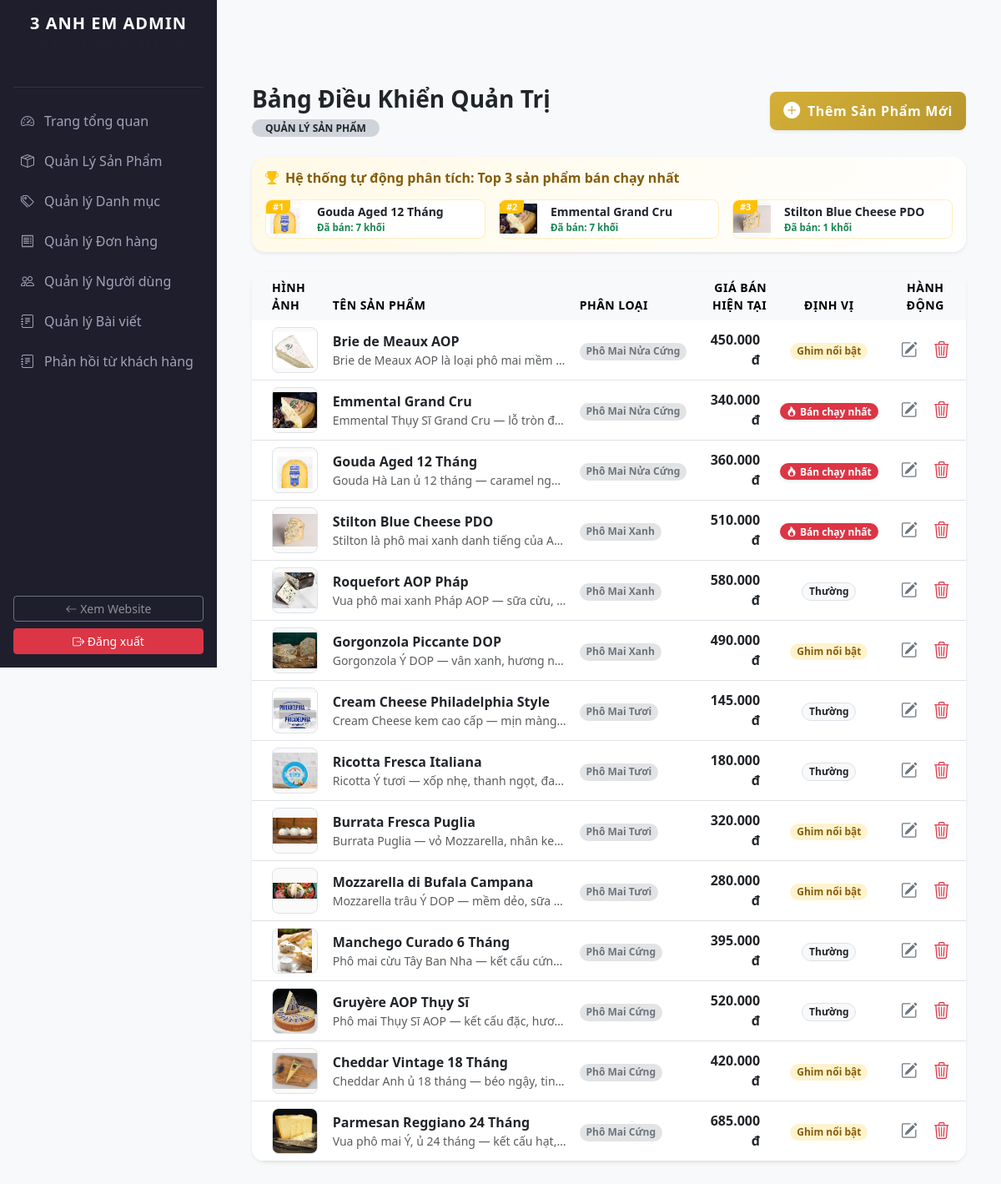
The page /phomai3anhem/admin/admin-products.php on the database its author committed.
### tables this page shows
CREATE TABLE `products` (
  `id` int(10) UNSIGNED NOT NULL,
  `category_id` int(10) UNSIGNED NOT NULL,
  `name` varchar(200) NOT NULL,
  `slug` varchar(220) NOT NULL,
  `description` text DEFAULT NULL,
  `short_desc` varchar(300) DEFAULT NULL,
  `price` decimal(12,0) NOT NULL,
  `sale_price` decimal(10,2) DEFAULT NULL,
  `original_price` decimal(12,0) DEFAULT NULL,
  `stock` int(10) UNSIGNED NOT NULL DEFAULT 0,
  `weight_gram` int(10) UNSIGNED DEFAULT NULL,
  `origin` varchar(100) DEFAULT NULL,
  `image` varchar(255) DEFAULT NULL,
  `is_featured` tinyint(1) NOT NULL DEFAULT 0,
  `is_on_sale` tinyint(1) DEFAULT 0,
  `is_active` tinyint(1) NOT NULL DEFAULT 1,
  `created_at` datetime NOT NULL DEFAULT current_timestamp(),
  `updated_at` datetime NOT NULL DEFAULT current_timestamp() ON UPDATE current_timestamp()
);

CREATE TABLE `categories` (
  `id` int(10) UNSIGNED NOT NULL,
  `name` varchar(100) NOT NULL,
  `slug` varchar(120) NOT NULL,
  `description` text DEFAULT NULL,
  `icon` varchar(50) DEFAULT NULL,
  `created_at` datetime NOT NULL DEFAULT current_timestamp()
);

### phomai3anhem/admin/admin-products.php (the view, shortened to what this page needs)
<?php
include_once '../config/db.php';
include_once 'includes/header.php';
$stmt_top3 = $pdo->query("SELECT od.product_id, SUM(od.quantity) as total_sold, p.name, p.image, p.price
                          FROM order_details od
                          JOIN products p ON od.product_id = p.id
                          GROUP BY od.product_id
                          ORDER BY total_sold DESC
                          LIMIT 3");
$top_selling_products = $stmt_top3->fetchAll();
$top3_ids = array_column($top_selling_products, 'product_id');
$stmt_prods = $pdo->query("SELECT p.*, c.name AS category_name FROM products p
                           LEFT JOIN categories c ON p.category_id = c.id
                           ORDER BY p.id DESC");
$products = $stmt_prods->fetchAll();
?>
<div class="container my-5 pt-4">
    <div class="d-flex flex-column flex-md-row justify-content-between align-items-md-center gap-3 mb-4">
        <div>
            <h3 class="fw-bold text-dark mb-1">Bảng Điều Khiển Quản Trị</h3>
            <span class="badge bg-dark-subtle text-dark rounded-pill px-3 py-1.5 small text-uppercase">Quản lý sản phẩm</span>
        </div>
        <div class="d-flex align-items-center gap-2">
            <button class="btn btn-gold d-flex align-items-center fw-bold shadow-sm px-3 py-2 rounded-3 text-white btn-transition" onclick="openAddModal()">
                <i class="bi bi-plus-circle-fill me-2 fs-5"></i>Thêm Sản Phẩm Mới
            </button>
        </div>
    </div>
    <div class="row g-3 mb-4">
        <div class="col-12">
            <div class="card border-0 shadow-sm rounded-4 p-3" style="background: linear-gradient(135deg, #FFF9E6 0%, #FFFFFF 100%);">
                <h6 class="fw-bold text-warning-dark mb-3"><i class="bi bi-trophy-fill me-2 text-warning"></i>Hệ thống tự động phân tích: Top 3 sản phẩm bán chạy nhất</h6>
                <div class="row g-3">
                    <?php if (!empty($top_selling_products)): ?>
                        <?php $rank = 1; foreach ($top_selling_products as $top_p): ?>
                            <div class="col-12 col-md-4">
                                <div class="d-flex align-items-center gap-3 bg-white p-2.5 rounded-3 border border-warning-subtle position-relative overflow-hidden">
                                    <div class="position-absolute top-0 start-0 bg-warning text-white fw-bold px-2 py-0.5 rounded-br" style="font-size: 11px; border-bottom-right-radius: 8px;">
                                        #<?= $rank++ ?>
                                    </div>
                                    <img src="../assets/img/<?= !empty($top_p['image']) ? $top_p['image'] : 'default.jpg'; ?>" class="rounded" style="width: 45px; height: 45px; object-fit: contain; background: #fafafa;">
                                    <div class="overflow-hidden" style="flex: 1;">
                                        <div class="fw-bold text-dark text-truncate small mb-0"><?= htmlspecialchars($top_p['name']) ?></div>
                                        <small class="text-success d-block fw-semibold" style="font-size: 11.5px;">Đã bán: <?= $top_p['total_sold'] ?> khối</small>
                                    </div>
                                </div>
                            </div>
                        <?php endforeach; ?>
                    <?php else: ?>
                        <div class="col-12 text-muted small ps-3">Chưa có dữ liệu đơn hàng mua sản phẩm để phân tích.</div>
                    <?php endif; ?>
                </div>
            </div>
        </div>
    </div>
    <div class="card border-0 shadow-sm rounded-4 overflow-hidden bg-white">
        <div class="table-responsive">
            <table class="table table-hover align-middle mb-0">
                <thead class="table-light text-secondary small text-uppercase" style="letter-spacing: 0.5px;">
                    <tr>
                        <th class="border-0 ps-4" style="width: 100px;">Hình ảnh</th>
                        <th class="border-0">Tên Sản Phẩm</th>
                        <th class="border-0">Phân Loại</th>
                        <th class="border-0 text-end" style="width: 180px;">Giá Bán hiện tại</th>
                        <th class="border-0 text-center">Định Vị</th>
                        <th class="border-0 text-center" style="width: 140px;">Hành động</th>
                    </tr>
                </thead>
                <tbody>
                    <?php if (count($products) > 0): ?>
                        <?php foreach ($products as $prod): ?>
                            <tr>
                                <td class="ps-4">
                                    <img src="../assets/img/<?= !empty($prod['image']) ? $prod['image'] : 'default.jpg'; ?>"
                                         class="rounded-3 border" style="width: 55px; height: 55px; object-fit: contain; background: #fafafa;" alt="<?= htmlspecialchars($prod['name']); ?>">
                                </td>
                                <td>
                                    <div class="fw-bold text-dark mb-0"><?= htmlspecialchars($prod['name']); ?></div>
                                    <small class="text-muted d-block text-truncate" style="max-width: 280px;"><?= htmlspecialchars($prod['short_desc'] ?? 'Chưa cấu hình mô tả cụ thể...'); ?></small>
                                </td>
                                <td>
                                    <span class="badge bg-secondary-subtle text-secondary rounded-pill px-2.5 py-1.5 small">
                                        <?= htmlspecialchars($prod['category_name'] ?? 'Mặc định'); ?>
                                    </span>
                                </td>
                                <td class="text-end pe-3">
                                    <?php if (isset($prod['is_on_sale']) && $prod['is_on_sale'] == 1 && !empty($prod['sale_price'])): ?>
                                        <div class="fw-bold text-danger fs-6"><?= number_format($prod['sale_price'], 0, ',', '.'); ?> đ</div>
                                        <small class="text-muted text-decoration-line-through" style="font-size: 12px;"><?= number_format($prod['price'], 0, ',', '.'); ?> đ</small>
                                    <?php else: ?>
                                        <div class="fw-bold text-dark fs-6"><?= number_format($prod['price'], 0, ',', '.'); ?> đ</div>
                                    <?php endif; ?>
                                </td>
                                <td class="text-center">
                                    <?php if (isset($prod['is_on_sale']) && $prod['is_on_sale'] == 1): ?>
                                        <span class="badge bg-danger text-white rounded-pill px-2.5 py-1 small fw-bold shadow-sm animate-pulse"><i class="bi bi-tag-fill me-1"></i>Khuyến mãi</span>
                                    <?php elseif (in_array($prod['id'], $top3_ids)): ?>
                                        <span class="badge bg-danger text-white rounded-pill px-2.5 py-1 small fw-bold shadow-sm"><i class="bi bi-fire me-1"></i>Bán chạy nhất</span>
                                    <?php elseif (isset($prod['is_featured']) && $prod['is_featured'] == 1): ?>
                                        <span class="badge bg-warning-subtle text-warning-dark rounded-pill px-2.5 py-1 small fw-bold">Ghim nổi bật</span>
                                    <?php else: ?>
                                        <span class="badge bg-light text-dark rounded-pill px-2.5 py-1 small border">Thường</span>
                                    <?php endif; ?>
                                </td>
                                <td class="text-center">
                                    <div class="btn-group gap-1">
                                        <button class="btn btn-sm btn-outline-secondary rounded-3 border-0 px-2"
                                                onclick='openEditModal(<?= json_encode($prod, JSON_HEX_APOS | JSON_HEX_QUOT); ?>)' title="Chỉnh sửa">
                                            <i class="bi bi-pencil-square fs-5"></i>
                                        </button>
                                        <a href="admin-process.php?action=delete&id=<?= $prod['id']; ?>"
                                           class="btn btn-sm btn-outline-danger rounded-3 border-0 px-2"
                                           onclick="return confirm('Bạn có chắc chắn muốn xóa sản phẩm này hoàn toàn khỏi Database?')" title="Xóa bỏ">
                                            <i class="bi bi-trash3 fs-5"></i>
                                        </a>
                                    </div>
                                </td>
                            </tr>
                        <?php endforeach; ?>
                    <?php else: ?>
                        <tr>
                            <td colspan="6" class="text-center py-5 text-muted small">Cơ sở dữ liệu trống. Hãy nhấn nút phía trên để khởi tạo sản phẩm đầu tiên!</td>
                        </tr>
                    <?php endif; ?>
                </tbody>
            </table>
        </div>
    </div>
</div>
<?php include_once 'includes/footer.php'; ?>

### phomai3anhem/assets/css/style.css (style rules this page uses)
:root { --primary-gold: #E5A93B; --bg-cream: #FDFBF7; --text-charcoal: #2C2C2C; --glass-bg: rgba(255, 255, 255, 0.7); --glass-border: rgba(255, 255, 255, 0.4); --glass-blur: blur(12px); }
body { background-color: var(--bg-cream); color: var(--text-charcoal); font-family: 'Segoe UI', Tahoma, Geneva, Verdana, sans-serif; overflow-x: hidden; }
.btn-gold { background-color: var(--primary-gold); color: #ffffff; border-radius: 30px; padding: 10px 24px; font-weight: 600; border: none; transition: all 0.3s ease; }
.btn-gold { background: linear-gradient(135deg, #d4af37 0%, #b8962e 100%); color: #fff; border: none; border-radius: 10px; font-weight: 600; letter-spacing: 0.04em; transition: all 0.22s ease; box-shadow: 0 4px 18px rgba(212, 175, 55, 0.4); }

### phomai3anhem/admin/includes/header.php (style rules this page uses)
:root { --sidebar-width: 260px; --gold-color: #cca43b; --dark-bg: #1e1e2d; }
body { background-color: #f8f9fa; font-family: 'Segoe UI', system-ui, sans-serif; }

### phomai3anhem/admin/admin-products.php (style rules this page uses)
.btn-transition { transition: all 0.3s ease; }
.btn-gold { background-color: #E5A93B; border: none; font-weight: 600; }
.text-warning-dark { color: #855d0a !important; }
.border-warning-subtle { border-color: #ffeeba !important; }

### rows shown on the page
products: image (picture), name "Brie de Meaux AOP", short_desc "Brie de Meaux AOP là loại phô mai mềm…", category.name "Phô Mai Nửa Cứng", price "450.000", is_on_sale "Ghim nổi bật"
products: image (picture), name "Emmental Grand Cru", short_desc "Emmental Thụy Sĩ Grand Cru — lỗ tròn đ…", category.name "Phô Mai Nửa Cứng", price "340.000", is_on_sale 0 (drawn)
products: image (picture), name "Gouda Aged 12 Tháng", short_desc "Gouda Hà Lan ủ 12 tháng — caramel ng…", category.name "Phô Mai Nửa Cứng", price "360.000", is_on_sale 0 (drawn)
products: image (picture), name "Stilton Blue Cheese PDO", short_desc "Stilton là phô mai xanh danh tiếng của A…", category.name "Phô Mai Xanh", price "510.000", is_on_sale 0 (drawn)
products: image (picture), name "Roquefort AOP Pháp", short_desc "Vua phô mai xanh Pháp AOP — sữa cừu,…", category.name "Phô Mai Xanh", price "580.000", is_on_sale "Thường"
products: image (picture), name "Gorgonzola Piccante DOP", short_desc "Gorgonzola Ý DOP — vân xanh, hương n…", category.name "Phô Mai Xanh", price "490.000", is_on_sale "Ghim nổi bật"
products: image (picture), name "Cream Cheese Philadelphia Style", short_desc "Cream Cheese kem cao cấp — mịn màng…", category.name "Phô Mai Tươi", price "145.000", is_on_sale "Thường"
products: image (picture), name "Ricotta Fresca Italiana", short_desc "Ricotta Ý tươi — xốp nhẹ, thanh ngọt, đa…", category.name "Phô Mai Tươi", price "180.000", is_on_sale "Thường"
products: image (picture), name "Burrata Fresca Puglia", short_desc "Burrata Puglia — vỏ Mozzarella, nhân ke…", category.name "Phô Mai Tươi", price "320.000", is_on_sale "Ghim nổi bật"
products: image (picture), name "Mozzarella di Bufala Campana", short_desc "Mozzarella trâu Ý DOP — mềm dẻo, sữa…", category.name "Phô Mai Tươi", price "280.000", is_on_sale "Ghim nổi bật"
products: image (picture), name "Manchego Curado 6 Tháng", short_desc "Phô mai cừu Tây Ban Nha — kết cấu cứn…", category.name "Phô Mai Cứng", price "395.000", is_on_sale "Thường"
products: image (picture), name "Gruyère AOP Thụy Sĩ", short_desc "Phô mai Thụy Sĩ AOP — kết cấu đặc, hươ…", category.name "Phô Mai Cứng", price "520.000", is_on_sale "Thường"
products: image (picture), name "Cheddar Vintage 18 Tháng", short_desc "Cheddar Anh ủ 18 tháng — béo ngậy, tin…", category.name "Phô Mai Cứng", price "420.000", is_on_sale "Ghim nổi bật"
products: image (picture), name "Parmesan Reggiano 24 Tháng", short_desc "Vua phô mai Ý, ủ 24 tháng — kết cấu hạt,…", category.name "Phô Mai Cứng", price "685.000", is_on_sale "Ghim nổi bật"

### other values the page prints
$top_p['name'] "Gouda Aged 12 Tháng"
$top_p['total_sold'] "7"
$top_p['name'] "Emmental Grand Cru"
$top_p['name'] "Stilton Blue Cheese PDO"
$top_p['total_sold'] "1"
